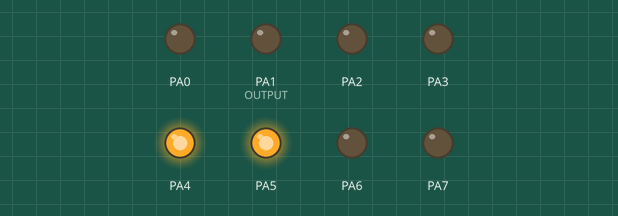
A program run on a simulated ATmega32, built with avr-gcc and emulated at 16 MHz. Parts: output pins drawn as LEDs (lit = HIGH). Pins used as bus, display or sensor lines are not drawn. At 2.9 s the program stops and its outputs stay as they are.

Above: at 0.1 s.
At 0.83 s:
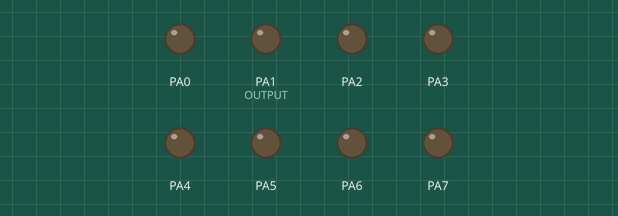
At 1.68 s:
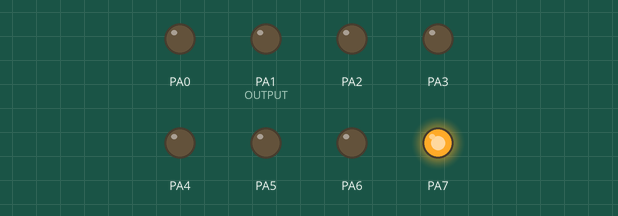
At 2.38 s:
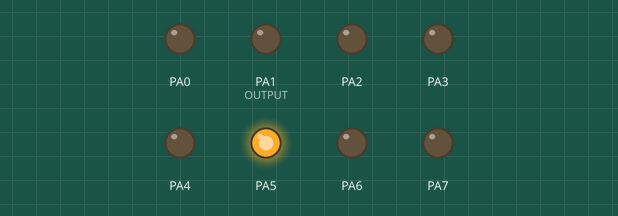
At 2.9 s:
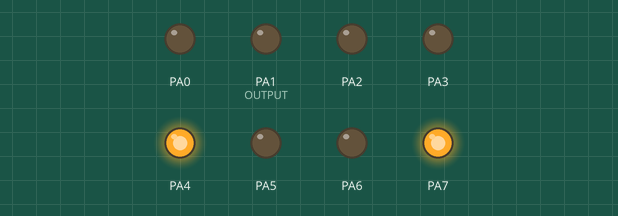
Timing chart, 0 to 4.4 s (numbered marks = the images above):
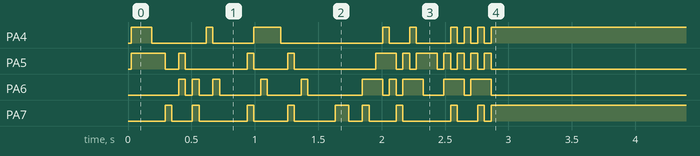

The program:

main.c
```c
/*
 * LCD_Driver.c
 *
 * Created: 9/11/2020 8:08:26 PM
 * Author : monad
 */

#include <avr/io.h>
#include "LCD.h"

int main(void)
{
	unsigned char Character1[8] ={0x00, 0x0A, 0x15, 0x11, 0x0A, 0x04, 0x00, 0x00};
	LCD_Init();
	LCD_Custom_Char(0, Character1);	/*cursor at home position */
	LCD_StartPOS(1,0x08);
	LCD_char(0);
	LCD_StartPOS(2,0x04);
	LCD_String("cheb mami");
    /* Replace with your application code */
    while (1)
    {
    }
}
```

LCD.c
```c
/*
 * LCD.c
 *
 * Created: 9/11/2020 8:11:03 PM
 *  Author: monad
 */
#include "LCD.h"
#include "DIO_INOUT.h"
#define F_CPU 16000000UL
#include <util/delay.h>
void LCD_Init(void)
{
	DIO_init(LCD_Init_REG,LCD_RW,OUTPUT);
	DIO_init(LCD_Init_REG,LCD_RS,OUTPUT);
	DIO_init(LCD_Init_REG,LCD_EN,OUTPUT);
	DIO_init_PORT(LCD_CMD_REG,OUTPUT);
	DIO_WRITE(LCD_Init_REG,LCD_RW,LOW);
	_delay_ms(25);
	LCD_CMD(0x33);
	_delay_us(200);
	LCD_CMD(0x32);
	LCD_CMD(0x28); //set function
	LCD_CMD(0x06); //entry mode
	LCD_CMD(0x0C); //display on
	LCD_CMD(0x01); //clear lcd
	_delay_ms(2);

}
void LCD_CMD (Uint8 cmd)
{
	//sending high nipple 3
	Uint8 sendcmd=(LCD_CMD_REG &(0x0F))|((0xF0)&(cmd));
	DIO_WRITE_DATA(LCD_CMD_REG,sendcmd);
	DIO_WRITE(LCD_Init_REG,LCD_RS,LOW);
	DIO_WRITE(LCD_Init_REG,LCD_EN,HIGH);
	_delay_ms(50);
	DIO_WRITE(LCD_Init_REG,LCD_EN,LOW);
	_delay_ms(5);
	//sending low nipple 3
	sendcmd=(LCD_CMD_REG &(0x0F))|(cmd<<4);
	DIO_WRITE_DATA(LCD_CMD_REG,sendcmd);
	DIO_WRITE(LCD_Init_REG,LCD_RS,LOW);
	DIO_WRITE(LCD_Init_REG,LCD_EN,HIGH);
	_delay_ms(50);
	DIO_WRITE(LCD_Init_REG,LCD_EN,LOW);
	_delay_ms(2);
}
void LCD_char(Uint8 data)
{
	//sending high nipple 3
	Uint8 sendcmd=(LCD_CMD_REG &(0x0F))|((0xF0)&(data));
	DIO_WRITE_DATA(LCD_CMD_REG,sendcmd);
	DIO_WRITE(LCD_Init_REG,LCD_RS,HIGH);
	DIO_WRITE(LCD_Init_REG,LCD_EN,HIGH);
	_delay_ms(50);
	DIO_WRITE(LCD_Init_REG,LCD_EN,LOW);
	_delay_ms(5);
	//sending low nipple 3
	sendcmd=(LCD_CMD_REG &(0x0F))|(data<<4);
	DIO_WRITE_DATA(LCD_CMD_REG,sendcmd);
	DIO_WRITE(LCD_Init_REG,LCD_RS,HIGH);
	DIO_WRITE(LCD_Init_REG,LCD_EN,HIGH);
	_delay_ms(50);
	DIO_WRITE(LCD_Init_REG,LCD_EN,LOW);
	_delay_ms(2);

}
void LCD_String(char* data)
{
	Uint8 count=0;
	while(data[count] !='\0')
	{
		LCD_char(data[count]);
		++count;
	}

}
void LCD_StartPOS(Uint8 line,Uint8 pos){
	Uint8 SendCmd;
	switch(line){
		case 1:
		SendCmd = 0x80 | (pos & 0x0F);//ff ---> 0f|0x80 ---> 0x8f
		LCD_CMD(SendCmd);
		break;
		case 2:
		SendCmd = 0xC0 | (pos & 0x0F);
		LCD_CMD(SendCmd);
		break;
	}
}
void LCD_Custom_Char (Uint8 loc, Uint8 *msg)
{
	Uint8 i;
	if(loc<8)
	{
		LCD_CMD (0x40 + (loc*8));	/* Command 0x40 and onwards forces the device to point CGRAM address */
		for(i=0;i<8;i++)	/* Write 8 byte for generation of 1 character */
		LCD_char(msg[i]);
	}
}
```

LCD.h
```c
/*
 * LCD.h
 *
 * Created: 9/11/2020 8:10:50 PM
 *  Author: monad
 */

#include "DIO_INOUT.h"
#ifndef LCD_H_
#define LCD_H_
#define LCD_CMD_REG     DIO_PORTA //0
#define LCD_Init_REG    DIO_PORTB //1
#define LCD_RS          PIN_ONE
#define LCD_RW          PIN_TWO
#define LCD_EN          PIN_THREE
void LCD_Init(void);
void LCD_CMD (Uint8 cmd);
void LCD_char(Uint8 data);
void LCD_String(char* data);
void LCD_StartPOS(Uint8 line,Uint8 pos);
void LCD_Custom_Char (Uint8 loc, Uint8 *msg);
#endif /* LCD_H_ */
```

DIOINOUT.c
```c
/*
 * DIOINOUT.c
 *
 * Created: 9/6/2020 5:37:03 PM
 *  Author: monad
 */
#include "DIO_INOUT.h"
void DIO_init(PORT_NUMBER PORTN,PIN_NUMBER PINN,PIN_CFG PIN_CFG_TYPE)
{
	if (PIN_CFG_TYPE==OUTPUT)
	{
		switch (PORTN)
		{
			case DIO_PORTA:
			SetBIT(PORTA_IO,PINN);
			break;
			case DIO_PORTB:
			SetBIT(PORTB_IO,PINN);
			break;
			case DIO_PORTC:
			SetBIT(PORTC_IO,PINN);
			break;
			case DIO_PORTD:
			SetBIT(PORTD_IO,PINN);
			break;
			default:
			break;

		}
	}
	else if (PIN_CFG_TYPE==INPUT)
	{
		switch (PORTN)
		{
			case DIO_PORTA:
			ClearBIT(PORTA_IO,PINN);
			break;
			case DIO_PORTB:
			ClearBIT(PORTB_IO,PINN);
			break;
			case DIO_PORTC:
			ClearBIT(PORTC_IO,PINN);
			break;
			case DIO_PORTD:
			ClearBIT(PORTD_IO,PINN);
			break;
			default:
			break;

		}
	}
}
void DIO_init_PORT(PORT_NUMBER PORTNUMMER,PIN_CFG PIN_CFG_NUMBER_DUPP)
{
	if (PIN_CFG_NUMBER_DUPP==OUTPUT)
	{
		switch (PORTNUMMER)
		{
			case DIO_PORTA:
			PORTA_IO=0XFF;
			break;
			case DIO_PORTB:
			PORTB_IO=0XFF;
			break;
			case DIO_PORTC:
			PORTC_IO=0XFF;
			break;
			case DIO_PORTD:
			PORTD_IO=0XFF;
			break;
			default:
			break;

		}
	}
	else if (PIN_CFG_NUMBER_DUPP==INPUT)
	{
		switch (PORTNUMMER)
		{
			case DIO_PORTA:
			PORTA_IO=0X00;
			break;
			case DIO_PORTB:
			PORTB_IO=0X00;
			break;
			case DIO_PORTC:
			PORTC_IO=0X00;
			break;
			case DIO_PORTD:
			PORTD_IO=0X00;
			break;
			default:
			break;

		}
	}
}
void DIO_WRITE (PORT_NUMBER PORTNUM,PIN_NUMBER PINNUM,PIN_STATUS PINSTAT)
{
	switch(PORTNUM){
		case DIO_PORTA:
		if (PINSTAT==HIGH)
		{
			SetBIT(PORTA_REG,PINNUM);
		}
		else if(PINSTAT==LOW)
		{
			ClearBIT(PORTA_REG,PINNUM);
		}
		break;
		case DIO_PORTB:
		if (PINSTAT==HIGH)
		{
			SetBIT(PORTB_REG,PINNUM);
		}
		else if(PINSTAT==LOW)
		{
		    ClearBIT(PORTB_REG,PINNUM);
		}
		break;
		case DIO_PORTC:
		if (PINSTAT==HIGH)
		{
			SetBIT(PORTC_REG,PINNUM);
		}
		else if(PINSTAT==LOW)
		{
			ClearBIT(PORTC_REG,PINNUM);
		}
		break;
		case DIO_PORTD:
		if (PINSTAT==HIGH)
		{
			SetBIT(PORTD_REG,PINNUM);
		}
		else if(PINSTAT==LOW)
		{
			ClearBIT(PORTD_REG,PINNUM);
		}
		break;
		default:
		break;
	}
}
void DIO_WRITE_DATA(PORT_NUMBER PORTNUMERO,Uint8 data_port)
{
	switch(PORTNUMERO)
	{
		case DIO_PORTA:
		PORTA_REG=data_port;
		break;
		case DIO_PORTB:
		PORTB_REG=data_port;
		break;
		case DIO_PORTC:
		PORTC_REG=data_port;
		break;
		case DIO_PORTD:
		PORTD_REG=data_port;
		break;
		default:
		break;
	}
}
```

DIO_INOUT.h
```c
/*
 * DIO_INOUT.h
 *
 * Created: 9/6/2020 5:36:47 PM
 *  Author: monad
 */


#ifndef DIO_INOUT_H_
#define DIO_INOUT_H_
typedef unsigned char Uint8;
typedef enum {
	DIO_PORTA=0,
	DIO_PORTB,
	DIO_PORTC,
	DIO_PORTD
	}PORT_NUMBER;
typedef enum{
	PIN_ZERO=0,
	PIN_ONE,
	PIN_TWO,
	PIN_THREE,
	PIN_FOUR,
	PIN_FIVE,
	PIN_SIX,
	PIN_SEVEN
	}PIN_NUMBER;
typedef enum{
	LOW=0,
	HIGH
	}PIN_STATUS;
typedef enum{
		INPUT=0,
		OUTPUT
	}PIN_CFG;
void DIO_WRITE (PORT_NUMBER,PIN_NUMBER,PIN_STATUS);
void DIO_init(PORT_NUMBER ,PIN_NUMBER ,PIN_CFG );
void DIO_WRITE_DATA(PORT_NUMBER , Uint8 data_port);
void DIO_init_PORT(PORT_NUMBER ,PIN_CFG );
//PIN_STATUS DIO_READ  (PORT_NUMBER,PIN_NUMBER);
#define PORTA_REG (*((volatile Uint8*)0x3B))
#define PORTB_REG (*((volatile Uint8*)0x38))
#define PORTC_REG (*((volatile Uint8*)0x35))
#define PORTD_REG (*((volatile Uint8*)0x32))
#define PINA_IO   (*((volatile Uint8*)0x39))
#define PINB_IO   (*((volatile Uint8*)0x36))
#define PINC_IO   (*((volatile Uint8*)0x33))
#define PIND_IO   (*((volatile Uint8*)0x30))
#define PORTA_IO  (*((volatile Uint8*)0x3A))
#define PORTB_IO  (*((volatile Uint8*)0x37))
#define PORTC_IO  (*((volatile Uint8*)0x34))
#define PORTD_IO  (*((volatile Uint8*)0x31))
#define SetBIT(REG,BIT)     REG |=(1<<BIT)
#define ClearBIT(REG,BIT)   REG &=~(1<<BIT)
#endif /* DIO_INOUT_H_ */
```
